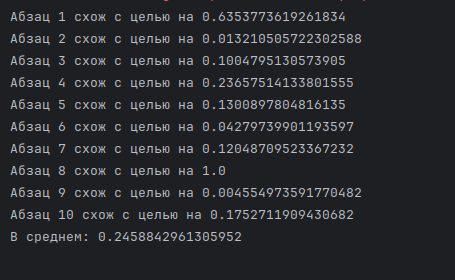
#> input picture playground/nlp/img.png, 455 x 280 px
$ python image_analyzer.py --image ../nlp/img.png   (older library calls are emulated)
#> lines starting #> are read from the running program, lines starting #| are printed output that depends on the picture; after the words box and inside, x2 and y2 are one past the last pixel; in counts of white or black regions, pixels touching at a corner belong together
"""
Анализатор изображений для проекторов
Определяет, будет ли изображение плохо видно на проекторе

Основные проблемы проектора:
- Низкий контраст
- Темные цвета
- Мелкие детали теряются
- Размытые изображения плохо видно
"""

import cv2
import numpy as np
import os
from pathlib import Path


class ProjectorImageAnalyzer:
    def __init__(self):
        # Минимальная средняя яркость (0-255).
        self.min_brightness = 100

        # Минимальный контраст
        self.min_contrast = 50

        # Минимальная средняя насыщенность
        self.min_saturation = 40

        # Процент темных пикселей
        self.max_dark_pixels_percent = 35

        # Минимальная разница между 10% самых темных и 10% самых светлых пикселей
        self.min_dynamic_range = 100

        # Минимальная резкость краев для читаемости текста/кода
        self.min_edge_strength = 12
        self.warning_edge_strength = 15

        # Минимальная дисперсия яркости
        self.min_brightness_variance = 1000

        # Минимальный локальный контраст
        self.min_local_contrast = 30
        self.excellent_local_contrast = 70

    def load_image(self, image_path):
        image = cv2.imread(image_path)

        if image is None:
            print(f"Ошибка: не удалось загрузить изображение {image_path}")
            return None

        print(f"Загружено изображение: {os.path.basename(image_path)}")
        print(f"Размер: {image.shape[1]}x{image.shape[0]} пикселей")

        return image

    def calculate_brightness(self, image):
        hsv = cv2.cvtColor(image, cv2.COLOR_BGR2HSV)
        brightness_channel = hsv[:, :, 2]
        avg_brightness = np.mean(brightness_channel)
        return avg_brightness

    def calculate_contrast(self, image):
        gray = cv2.cvtColor(image, cv2.COLOR_BGR2GRAY)
        contrast = np.std(gray)
        return contrast

    def calculate_saturation(self, image):
        hsv = cv2.cvtColor(image, cv2.COLOR_BGR2HSV)
        saturation_channel = hsv[:, :, 1]
        avg_saturation = np.mean(saturation_channel)
        return avg_saturation

    def calculate_dark_pixels_percentage(self, image):
        hsv = cv2.cvtColor(image, cv2.COLOR_BGR2HSV)
        brightness_channel = hsv[:, :, 2]
        dark_mask = brightness_channel < 50

        dark_pixels = np.sum(dark_mask)
        total_pixels = brightness_channel.size

        dark_percentage = (dark_pixels / total_pixels) * 100

        return dark_percentage

    def calculate_dynamic_range(self, image):
        gray = cv2.cvtColor(image, cv2.COLOR_BGR2GRAY)

        p10 = np.percentile(gray, 10)
        p90 = np.percentile(gray, 90)

        dynamic_range = p90 - p10

        return dynamic_range

    def calculate_edge_strength(self, image):
        gray = cv2.cvtColor(image, cv2.COLOR_BGR2GRAY)

        sobelx = cv2.Sobel(gray, cv2.CV_64F, 1, 0, ksize=3)
        sobely = cv2.Sobel(gray, cv2.CV_64F, 0, 1, ksize=3)

        magnitude = np.sqrt(sobelx**2 + sobely**2)
        edge_strength = np.mean(magnitude)

        return edge_strength

    def calculate_brightness_variance(self, image):
        hsv = cv2.cvtColor(image, cv2.COLOR_BGR2HSV)
        brightness_channel = hsv[:, :, 2]
        variance = np.var(brightness_channel)
        return variance

    def calculate_local_contrast(self, image, block_size=50):
        gray = cv2.cvtColor(image, cv2.COLOR_BGR2GRAY)
        h, w = gray.shape

        local_contrasts = []

        for i in range(0, h - block_size, block_size):
            for j in range(0, w - block_size, block_size):
                block = gray[i:i+block_size, j:j+block_size]
                block_contrast = np.max(block) - np.min(block)
                local_contrasts.append(block_contrast)

        avg_local_contrast = np.mean(local_contrasts) if local_contrasts else 0
        return avg_local_contrast

    def check_color_distinguishability(self, image):
        hsv = cv2.cvtColor(image, cv2.COLOR_BGR2HSV)
        hue_channel = hsv[:, :, 0]
        saturation_channel = hsv[:, :, 1]

        saturated_mask = saturation_channel > 50

        if np.sum(saturated_mask) < 100:
            return True, "Мало цветных областей"

        hues = hue_channel[saturated_mask]

        red_hues = ((hues < 10) | (hues > 170)).sum()
        green_hues = ((hues > 40) & (hues < 80)).sum()

        total_colored = len(hues)

        if red_hues > total_colored * 0.1 and green_hues > total_colored * 0.1:
            return False, "Используются красный и зеленый (проблема дальтонизма)"

        return True, "Цвета различимы"

    def analyze_image(self, image_path):
        image = self.load_image(image_path)
        if image is None:
            return None

        print("\n" + "="*60)
        print(f"Анализ изображения: {os.path.basename(image_path)}")
        print("="*60)

        brightness = self.calculate_brightness(image)
        contrast = self.calculate_contrast(image)
        saturation = self.calculate_saturation(image)
        dark_pixels = self.calculate_dark_pixels_percentage(image)
        dynamic_range = self.calculate_dynamic_range(image)
        edge_strength = self.calculate_edge_strength(image)
        brightness_variance = self.calculate_brightness_variance(image)
        local_contrast = self.calculate_local_contrast(image)
        color_ok, color_msg = self.check_color_distinguishability(image)

        is_grayscale = saturation < 10
        image_type = "Ч/Б" if is_grayscale else "Цветное"

        print(f"\nТип изображения: {image_type}")
        print(f"\nМетрики изображения:")
        print(f"  Яркость:               {brightness:.1f} (мин: {self.min_brightness})")
        print(f"  Контраст (глобальный): {contrast:.1f} (мин: {self.min_contrast})")
        print(f"  Контраст (локальный):  {local_contrast:.1f} (мин: {self.min_local_contrast}) ВАЖНО")

        if not is_grayscale:
            print(f"  Насыщенность:          {saturation:.1f} (мин: {self.min_saturation})")

        print(f"  Темные пиксели:        {dark_pixels:.1f}% (макс: {self.max_dark_pixels_percent}%)")
        print(f"  Динамический диапазон: {dynamic_range:.1f} (мин: {self.min_dynamic_range})")
        print(f"  Дисперсия яркости:     {brightness_variance:.1f} (мин: {self.min_brightness_variance})")
        print(f"  Сила краев (резкость): {edge_strength:.1f} (мин: {self.min_edge_strength}) ВАЖНО")

        if not is_grayscale:
            print(f"  Различимость цветов:   {color_msg}")

        issues = []
        warnings = []

        if brightness < self.min_brightness and local_contrast < self.min_local_contrast:
            if is_grayscale:
                issues.append(f"КРИТИЧНО (Ч/Б): Темное и низкий контраст (яркость {brightness:.1f}, контраст {local_contrast:.1f}) - нечитаемо")
            else:
                issues.append(f"КРИТИЧНО: Темное и низкий контраст (яркость {brightness:.1f}, контраст {local_contrast:.1f}) - нечитаемо")

        elif local_contrast < self.min_local_contrast:
            if is_grayscale:
                issues.append(f"КРИТИЧНО (Ч/Б): Низкий контраст ({local_contrast:.1f}) - текст сливается с фоном")
            else:
                issues.append(f"КРИТИЧНО: Низкий локальный контраст ({local_contrast:.1f}) - текст плохо различим")

        if edge_strength < 10:
            issues.append(f"КРИТИЧНО: Очень размытое ({edge_strength:.1f}) - текст/код абсолютно нечитаем")
        elif edge_strength < self.min_edge_strength:
            issues.append(f"КРИТИЧНО: Размытое ({edge_strength:.1f}) - текст/код может быть нечитаем")

        if brightness < self.min_brightness and local_contrast >= self.min_local_contrast:
            if is_grayscale:
                warnings.append(f"Темное Ч/Б ({brightness:.1f}), но контраст хороший - приемлемо для проектора")
            else:
                warnings.append(f"Темное изображение ({brightness:.1f}), но контраст хороший - может быть видно")

        if contrast < self.min_contrast:
            if local_contrast >= self.excellent_local_contrast:
                pass
            elif local_contrast >= self.min_local_contrast:
                warnings.append(f"Низкий глобальный контраст ({contrast:.1f}), но локальный контраст приемлем")

        if not is_grayscale and saturation < self.min_saturation:
            warnings.append(f"Низкая насыщенность цветов ({saturation:.1f}) - тусклые цвета")

        if dark_pixels > self.max_dark_pixels_percent:
            if is_grayscale and local_contrast >= self.min_local_contrast:
                pass
            elif local_contrast < self.min_local_contrast * 1.5:
                warnings.append(f"Много темных пикселей ({dark_pixels:.1f}%) и контраст невысокий")

        if dynamic_range < self.min_dynamic_range and brightness_variance > self.min_brightness_variance * 0.5:
            if not is_grayscale:
                warnings.append(f"Малый динамический диапазон ({dynamic_range:.1f}) - плоское изображение")

        if not is_grayscale and brightness_variance < self.min_brightness_variance and local_contrast < self.min_local_contrast:
            warnings.append(f"Низкая дисперсия яркости ({brightness_variance:.1f}) - всё в одном тоне")

        if not color_ok and saturation > 20:
            warnings.append(f"{color_msg}")

        if edge_strength >= self.min_edge_strength and edge_strength < self.warning_edge_strength:
            warnings.append(f"Резкость немного низкая ({edge_strength:.1f}), может быть проблемой на старых проекторах")

        print("\n" + "="*60)
        print("ИТОГОВЫЙ ВЕРДИКТ")
        print("="*60)

        if len(issues) == 0 and len(warnings) == 0:
            print("Изображение ОТЛИЧНО ПОДХОДИТ для проектора")
            print("\nВсе метрики в норме:")
            print(f"   • Контраст: {local_contrast:.1f} (отлично)")
            print(f"   • Резкость: {edge_strength:.1f} (отлично)")
            if not is_grayscale:
                print(f"   • Насыщенность: {saturation:.1f} (отлично)")
            verdict = "GOOD"

        elif len(issues) == 0:
            print("Изображение ПРИЕМЛЕМО, но есть рекомендации")
            print("\nРекомендации по улучшению:")
            for i, warning in enumerate(warnings, 1):
                print(f"   {i}. {warning}")

            # Советы по исправлению
            print("\nКак улучшить:")
            if any('Темное' in w for w in warnings):
                print("  Увеличьте яркость фона или используйте светлую тему")
            if any('насыщенность' in w.lower() for w in warnings):
                print("  Сделайте цвета более яркими/насыщенными")
            if any('динамический' in w.lower() for w in warnings):
                print("  Увеличьте разброс яркостей между элементами")

            verdict = "WARNING"

        else:
            print("Изображение ПЛОХО ВИДНО на проекторе - ТРЕБУЕТСЯ ИСПРАВЛЕНИЕ")
            print("\nКритичные проблемы (исправьте обязательно):")
            for i, issue in enumerate(issues, 1):
                print(f"   {i}. {issue}")

            if warnings:
                print("\nДополнительные проблемы:")
                for i, warning in enumerate(warnings, 1):
                    print(f"   {i}. {warning}")

            print("\nКак исправить:")
            if any('контраст' in str(i).lower() for i in issues):
                print("  ОБЯЗАТЕЛЬНО: Увеличьте контраст между текстом и фоном")
                print("  Используйте черный/темно-синий текст на белом фоне")
                print("  Или белый текст на черном/темно-синем фоне")
            if any('Размытое' in str(i) for i in issues):
                print("  ОБЯЗАТЕЛЬНО: Увеличьте резкость или используйте векторный формат")
                print("  Проверьте разрешение изображения (минимум 1024x768)")
            if any('Темное' in str(i) for i in issues):
                print("  ОБЯЗАТЕЛЬНО: Увеличьте контраст (темнота при хорошем контрасте - это OK)")

            verdict = "BAD"

        print("="*60 + "\n")

        return {
            'filename': os.path.basename(image_path),
            'verdict': verdict,
            'brightness': brightness,
            'contrast': contrast,
            'local_contrast': local_contrast,
            'saturation': saturation,
            'dark_pixels_percent': dark_pixels,
            'dynamic_range': dynamic_range,
            'brightness_variance': brightness_variance,
            'edge_strength': edge_strength,
            'color_distinguishable': color_ok,
            'issues': issues,
            'warnings': warnings
        }

    # [53 lines left out: function batch_analyze, not called in this run]


def main():
    import argparse

    parser = argparse.ArgumentParser(
        description='Анализатор изображений для проектора',
        formatter_class=argparse.RawDescriptionHelpFormatter,
        epilog="""
Примеры использования:
  # Анализ одного изображения
  python image_analyzer.py -i image.jpg

  # Анализ всех изображений в папке
  python image_analyzer.py -d ./images

  # Анализ с изменением порогов
  python image_analyzer.py -i image.jpg --min-brightness 100 --min-contrast 50
        """
    )

    analyzer = ProjectorImageAnalyzer()

    group = parser.add_mutually_exclusive_group(required=True)
    group.add_argument('-i', '--image', type=str, help='Путь к одному изображению для анализа')
    group.add_argument('-d', '--directory', type=str, help='Путь к папке с изображениями для пакетного анализа')

    parser.add_argument('--min-brightness', type=float, help=f'Минимальная яркость (по умолчанию: {analyzer.min_brightness})')
    parser.add_argument('--min-contrast', type=float, help=f'Минимальный контраст (по умолчанию: {analyzer.min_contrast})')
    parser.add_argument('--min-saturation', type=float, help=f'Минимальная насыщенность (по умолчанию: {analyzer.min_saturation})')
    parser.add_argument('--max-dark-pixels', type=float, help=f'Максимальный процент темных пикселей (по умолчанию: {analyzer.max_dark_pixels_percent})')
    parser.add_argument('--min-dynamic-range', type=float, help=f'Минимальный динамический диапазон (по умолчанию: {analyzer.min_dynamic_range})')
    parser.add_argument('--min-edge-strength', type=float, help=f'Минимальная сила краев (по умолчанию: {analyzer.min_edge_strength})')

    args = parser.parse_args()

    if args.min_brightness is not None:
        analyzer.min_brightness = args.min_brightness
    if args.min_contrast is not None:
        analyzer.min_contrast = args.min_contrast
    if args.min_saturation is not None:
        analyzer.min_saturation = args.min_saturation
    if args.max_dark_pixels is not None:
        analyzer.max_dark_pixels_percent = args.max_dark_pixels
    if args.min_dynamic_range is not None:
        analyzer.min_dynamic_range = args.min_dynamic_range
    if args.min_edge_strength is not None:
        analyzer.min_edge_strength = args.min_edge_strength

    print("="*60)
    print("АНАЛИЗАТОР ИЗОБРАЖЕНИЙ ДЛЯ ПРОЕКТОРА")
    print("="*60)

    if args.image:
        analyzer.analyze_image(args.image)
#> in load_image, image is the input picture: shape (280, 455, 3); mean B, G, R 43.9, 40.8, 39.7
#| Размер: 455x280 пикселей
#> in calculate_brightness, `hsv = cv2.cvtColor(image, cv2.COLOR_BGR2HSV)`: hsv: shape (280, 455, 3); mean H, S, V 108, 40.4, 47.2
#> in calculate_brightness, `brightness_channel = hsv[:, :, 2]`:
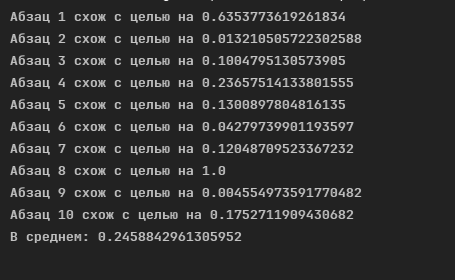
#> brightness_channel: shape (280, 455); min 34, max 247, mean 47.2
#> in calculate_brightness, `avg_brightness = np.mean(brightness_channel)`: avg_brightness = 47.15
#> in calculate_contrast, `gray = cv2.cvtColor(image, cv2.COLOR_BGR2GRAY)`:
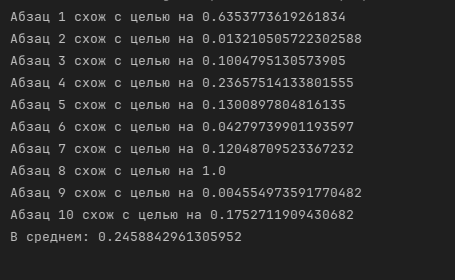
#> gray: shape (280, 455); min 31, max 190, mean 40.8
#> in calculate_contrast, `contrast = np.std(gray)`: contrast = 31.27
#> in calculate_saturation, `saturation_channel = hsv[:, :, 1]`:
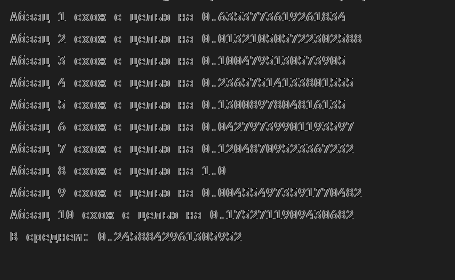
#> saturation_channel: shape (280, 455); min 1, max 202, mean 40.4
#> in calculate_saturation, `avg_saturation = np.mean(saturation_channel)`: avg_saturation = 40.42
#> in calculate_dark_pixels_percentage, `dark_mask = brightness_channel < 50`:
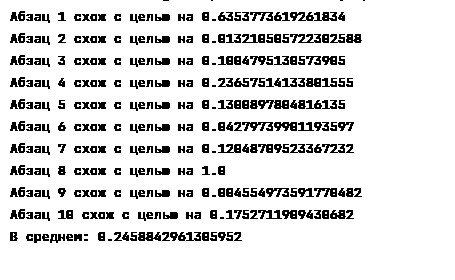
#> dark_mask: shape (280, 455) bool; 87.6% white; black in thin lines or dots, all inside (x1, y1, x2, y2) = (10, 0, 365, 243)
#> in calculate_dark_pixels_percentage, `dark_pixels = np.sum(dark_mask)`: dark_pixels = 111603
#> in calculate_dark_pixels_percentage, `dark_percentage = (dark_pixels / total_pixels) * 100`: dark_percentage = 87.6
#> in calculate_dynamic_range, `p10 = np.percentile(gray, 10)`: p10 = 31
#> in calculate_dynamic_range, `p90 = np.percentile(gray, 90)`: p90 = 48
#> in calculate_dynamic_range, `dynamic_range = p90 - p10`: dynamic_range = 17
#> in calculate_edge_strength, `magnitude = np.sqrt(sobelx**2 + sobely**2)`:
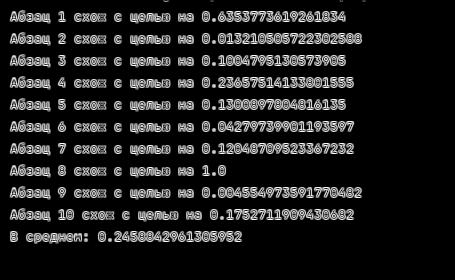
#> magnitude: shape (280, 455) float64; min 0, max 636, mean 72.9; drawn with min black and max white
#> in calculate_edge_strength, `edge_strength = np.mean(magnitude)`: edge_strength = 72.92
#> in calculate_brightness_variance, `variance = np.var(brightness_channel)`: variance = 1483.7
#> after the loop in calculate_local_contrast, `for i in range(0, h - block_size, block_size):`: local_contrasts = 45 values, max 159 at index 0, min 0 at index 8, mean 141.3
#> in calculate_local_contrast, `avg_local_contrast = np.mean(local_contrasts) if local_contrasts else 0`: avg_local_contrast = 141.3
#> in check_color_distinguishability, `hue_channel = hsv[:, :, 0]`:
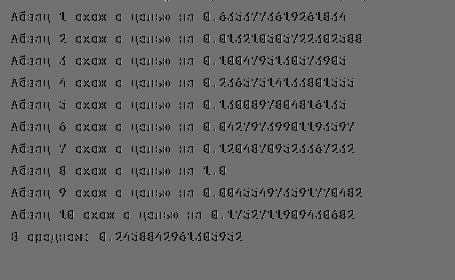
#> hue_channel: shape (280, 455); min 0, max 179, mean 108
#> in check_color_distinguishability, `saturated_mask = saturation_channel > 50`:
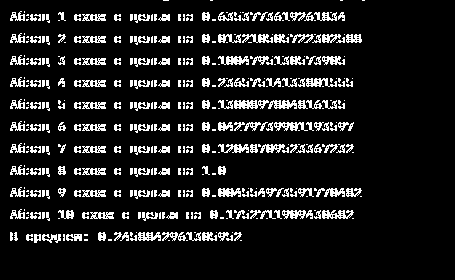
#> saturated_mask: shape (280, 455) bool; 11.4% white in thin lines or dots, all inside (x1, y1, x2, y2) = (10, 0, 365, 243)
#> in check_color_distinguishability, `hues = hue_channel[saturated_mask]`: hues = 14504 values, max 179 at index 5, min 0 at index 27, mean 70.57
#> in check_color_distinguishability, `red_hues = ((hues < 10) | (hues > 170)).sum()`: red_hues = 2096
#> in check_color_distinguishability, `green_hues = ((hues > 40) & (hues < 80)).sum()`: green_hues = 28
#> in check_color_distinguishability, `total_colored = len(hues)`: total_colored = 14504
#> in analyze_image, `color_ok, color_msg = self.check_color_distinguishability(image)`: color_ok = True; color_msg = 'Цвета различимы'
#> in analyze_image, `is_grayscale = saturation < 10`: is_grayscale = False
#> in analyze_image, `image_type = "Ч/Б" if is_grayscale else "Цветное"`: image_type = 'Цветное'
#| Тип изображения: Цветное
#|   Яркость:               47.2 (мин: 100)
#|   Контраст (глобальный): 31.3 (мин: 50)
#|   Контраст (локальный):  141.3 (мин: 30) ВАЖНО
#|   Насыщенность:          40.4 (мин: 40)
#|   Темные пиксели:        87.6% (макс: 35%)
#|   Динамический диапазон: 17.0 (мин: 100)
#|   Дисперсия яркости:     1483.7 (мин: 1000)
#|   Сила краев (резкость): 72.9 (мин: 12) ВАЖНО
#|   Различимость цветов:   Цвета различимы
#> the loop in analyze_image, `for i, warning in enumerate(warnings, 1):` made 2 passes
#> i on passes 1 to 2: 1, 2
#|    1. Темное изображение (47.2), но контраст хороший - может быть видно
#|    2. Малый динамический диапазон (17.0) - плоское изображение
    elif args.directory:
        analyzer.batch_analyze(args.directory)


if __name__ == "__main__":
    main()
